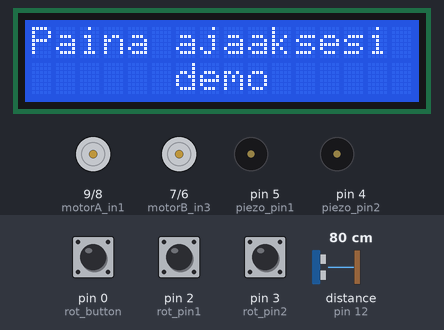
Bench run of a sketch on a simulated Arduino Uno, built with avr-gcc and run on an emulated ATmega328P. Shown: 16×2 character LCD, motor-driver pin pairs drawn as motors (green arrow = first pin HIGH = forward, orange = second pin HIGH = backward, longer = more drive, scaled by the enable pin), buzzer (waves = sounding, pin HIGH). The test bench sets the inputs (shaded band); at power-on: pin 2 (rot_pin1) HIGH, distance to the obstacle (sensor on pin 12) 80 cm, pin 0 (rot_button) HIGH, pin 3 (rot_pin2) HIGH. The echo pulse lasts 58.3 µs per cm; pins used as bus, display or sensor lines are not drawn.

Above: at 1.6 s.
1.7 s: pin 2 (rot_pin1) pulled LOW for 0.15 s
At 3.2 s:
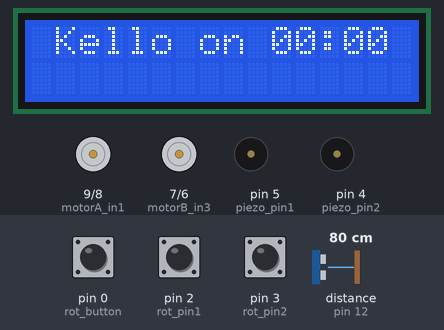
4.8 s: distance to the obstacle (sensor on pin 12) set to 18 cm
7.5 s: distance to the obstacle (sensor on pin 12) set to 14 cm
At 8.0 s:
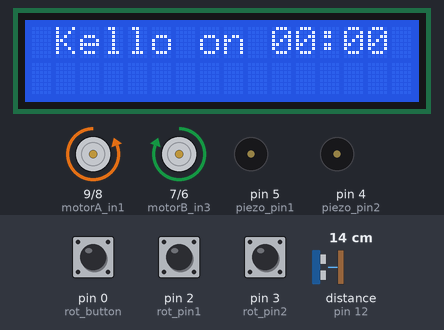
9.7 s: pin 0 (rot_button) pulled LOW for 1 s
At 12.2 s:
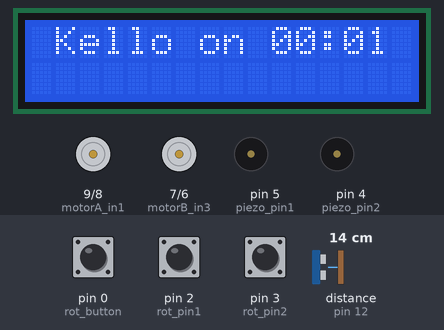
12.5 s: pin 2 (rot_pin1) pulled LOW for 1 s
At 13.7 s:
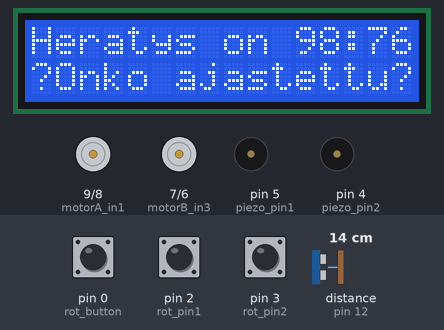
Timing chart, 0 to 15.5 s (numbered marks = the images above; inputs shaded):
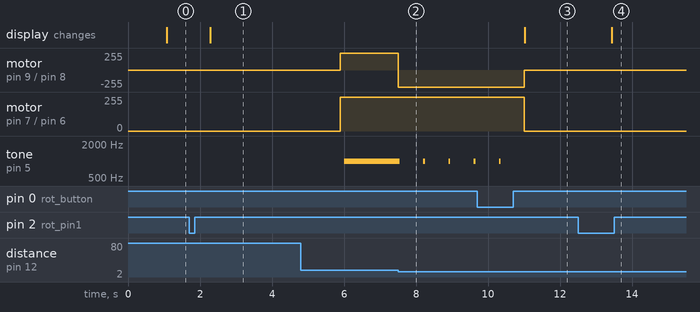

The sketch:

source_code_antti.ino
```cpp
#include <LiquidCrystal.h>
#include <TimeAlarms.h>
#include <Time.h>
#include <TimeLib.h>

// Kellorobo

uint8_t time_h = 12;
uint8_t time_min = 34;
uint8_t alarm_h =98;
uint8_t alarm_min = 76;

const uint8_t piezo_pin1 = 5;
const uint8_t piezo_pin2 = 4;

const uint8_t rot_pin1 = 2; // rotary encoder pins
const uint8_t rot_pin2 = 3;
const uint8_t rot_button = 0;

const uint8_t motorA_ena = 11;  // motor pins
const uint8_t motorB_ena = 10;
const uint8_t motorA_in1 = 9;
const uint8_t motorA_in2 = 8;
const uint8_t motorB_in3 = 7;
const uint8_t motorB_in4 = 6;

const uint8_t ultra_trig  = 13;    // ultrasonic sensor pins
const uint8_t ultra_echo  = 12;

// menu related
volatile int rot_pos = 128;
volatile uint8_t screen = 0; // 0 = aika, 1 = heratys, 2 = demo
char temp1[17];
char temp2[17];
int choice = 0;

//alarm related
uint16_t  dist = 0xffff;
unsigned long dur;
const uint16_t turn_time   = 700;    // milliseconds, 700 = hattuvakio
bool alarm            = true;
bool turn_right_bool  = false;          // for motors

//time related
uint8_t alarm_time[2] = {13,80}; // hours and minutes
uint8_t hms[3] = {0,0,0}; //hours minutes and seconds

LiquidCrystal lcd(A5, A4, A0, A1, A2, A3); //RS, EN, D4, D5, D6, D7

void setup()
{
  pinMode(piezo_pin1, OUTPUT);
  pinMode(piezo_pin2, OUTPUT);
  pinMode(rot_pin1, INPUT_PULLUP);
  pinMode(rot_pin2, INPUT_PULLUP);
  pinMode(rot_button, INPUT_PULLUP);
  pinMode(motorA_ena, OUTPUT);
  pinMode(motorB_ena, OUTPUT);
  pinMode(motorA_in1, OUTPUT);
  pinMode(motorB_in3, OUTPUT);
  pinMode(motorA_in2, OUTPUT);
  pinMode(motorB_in4, OUTPUT);

  pinMode(ultra_trig,      OUTPUT);   // init ultrasound pins
  pinMode(ultra_echo,      INPUT);

  lcd.begin(16, 2);                          // init display

  attachInterrupt(digitalPinToInterrupt(2), myEncoder, FALLING);  // encoder pin on interrupt 0 - pin 2

  digitalWrite(motorA_ena, LOW); // Motors are set to free run by default
  digitalWrite(motorB_ena, LOW);
  digitalWrite(motorA_in1, LOW);
  digitalWrite(motorA_in2, LOW);
  digitalWrite(motorB_in3, LOW);
  digitalWrite(motorB_in4, LOW);

  set_time(0,0);
  set_alarm(0,1);
}

int click() // Function to detect click on rotary encoder
{
  return digitalRead(rot_button);
}

void releaseClick() // Function to wait until user releases button
{
  while(1)
  {
    if (click() == 1)
    {
      Alarm.delay(25);
      break;
    }
  }
}

void myEncoder()
{
  noInterrupts();
  int i;
  int sum = 0;
  int j;
  for (i=0; i< 10 ; i++){
    j = PIND & 0b00001100;
    sum += j;
  }
  Serial.println(sum);
  if (sum == 0) {
    rot_pos--;
  }
  else if (sum == 80) {
    rot_pos++;
  }
  //delay(5);
  interrupts();
}

void menu() {
  lcd.clear();

  if(rot_pos % 3 == 0) {
    sprintf(temp1, " Kello on %02d:%02d ", hms[0], hms[1]);
    sprintf(temp2, "                ");
  }
  else if(rot_pos % 3 == 1) {
    sprintf(temp1, "Heratys on %02d:%02d", alarm_h, alarm_min);
    sprintf(temp2, "?Onko ajastettu?");
  }
  else {
    sprintf(temp1, "Paina ajaaksesi ");
    sprintf(temp2, "      demo      ");
  }
  lcd.setCursor(0, 0);
  lcd.print(temp1);
  lcd.setCursor(0, 1);
  lcd.print(temp2);
  Alarm.delay(200);
}

void demodrive(int direction)
{
  lcd.clear();
  lcd.print("CLICK!");

  digitalWrite(motorA_ena, HIGH);
  digitalWrite(motorB_ena, HIGH);

  if (direction == 1) // Forward
  {
    digitalWrite(motorA_in1, HIGH);
    digitalWrite(motorA_in2, LOW);
    digitalWrite(motorB_in3, HIGH);
    digitalWrite(motorB_in4, LOW);

    Alarm.delay(2000);
  }

  else if (direction == 2) // Backward
  {
    digitalWrite(motorA_in1, LOW);
    digitalWrite(motorA_in2, HIGH);
    digitalWrite(motorB_in3, LOW);
    digitalWrite(motorB_in4, HIGH);

    Alarm.delay(2000);
  }

  else if (direction == 4) // Left
  {
    digitalWrite(motorA_ena, LOW);

    digitalWrite(motorB_in3, HIGH);
    digitalWrite(motorB_in4, LOW);

    Alarm.delay(700);
  }

  else if (direction == 3) // Right
  {
    digitalWrite(motorA_in1, HIGH);
    digitalWrite(motorA_in2, LOW);

    digitalWrite(motorB_ena, LOW);

    Alarm.delay(700);
  }

  digitalWrite(motorA_ena, LOW);
  digitalWrite(motorB_ena, LOW);
  digitalWrite(motorA_in1, LOW);
  digitalWrite(motorA_in2, LOW);
  digitalWrite(motorB_in3, LOW);
  digitalWrite(motorB_in4, LOW);
}

void set_time(int hours, int minutes)
{
  TimeElements tm;
  tm.Year = 1;
  tm.Month = 1;
  tm.Day = 1;
  tm.Hour = hours;
  tm.Minute = minutes;
  tm.Second = 55;
  setTime(makeTime(tm));
}

void get_time()
{
  time_t timet;

  timet = now();
  hms[0] = hour(timet);
  hms[1] = minute(timet);
  hms[2] = second(timet);
}

void set_alarm(int hours, int minutes)
{
  alarm_time[0] = hours;
  alarm_time[1] = minutes;
}

void change_direction()
{
  if (turn_right == false)
  {
    turn_left();
    Alarm.delay(turn_time);
    turn_right_bool = true;
    drive_fwd();
  }
  else
  {
    turn_right();
    turn_right_bool = false;
    Alarm.delay(turn_time);
    drive_fwd();
  }
}

void drive_fwd()                              // set robot to drive forwards
{
  digitalWrite(motorA_in1, HIGH);
  digitalWrite(motorA_in2, LOW);
  digitalWrite(motorB_in3, HIGH);
  digitalWrite(motorB_in4, LOW);
}

void turn_right()
{
  digitalWrite(motorA_in1, LOW);
  digitalWrite(motorA_in2, HIGH);
  digitalWrite(motorB_in3, HIGH);
  digitalWrite(motorB_in4, LOW);
}

void turn_left()
{
  digitalWrite(motorA_in1, HIGH);
  digitalWrite(motorA_in2, LOW);
  digitalWrite(motorB_in3, LOW);
  digitalWrite(motorB_in4, HIGH);
}

void stop_motors()
{
  digitalWrite(motorA_ena, LOW);     // set all motor pins low
  digitalWrite(motorB_ena, LOW);
  digitalWrite(motorA_in1, LOW);
  digitalWrite(motorA_in2, LOW);
  digitalWrite(motorB_in3, LOW);
  digitalWrite(motorB_in4, LOW);
}

void calc_distance()
{
  while (dist >= 15)        // in cm
  {
    if (digitalRead(rot_button) == LOW)      // pin is low when button is pressed
    {
      alarm = false;
    }
    playsound();

    // Sets the trigPin on HIGH state for 100 microseconds
    digitalWrite(ultra_trig, HIGH);
    Alarm.delay(1);
    digitalWrite(ultra_trig, LOW);

    // Reads the echoPin, returns the sound wave travel time in microseconds
    dur = pulseIn(ultra_echo, HIGH);

    // Calculating the distance in cm
    dist = dur * 0.034 / 2;
  }
}

void playsound()
{
  digitalWrite(piezo_pin2, LOW);
  tone(piezo_pin1, 1000, 50);     // 1000 Hz pwm for 50 ms
}

void alarm_on() // called when alarm rings
{
  digitalWrite(motorA_ena, HIGH);     // set motor power pins high
  digitalWrite(motorB_ena, HIGH);

  drive_fwd();

  digitalWrite(ultra_trig, LOW);      // init
  Alarm.delay(100);

  while (alarm)
  {
    calc_distance();
    change_direction();
    dist = 0xffff;
//    if(digitalRead(rot_button) == 0)
//    {
//      releaseClick();
//      alarm = false;
//    }
  }
  stop_motors();
}

void loop()
{
  // setup(); This is Arduino, this should be done anyway by default

  Alarm.delay(1000);
  get_time();
  if (hms[0] == alarm_time[0] && hms[1] == alarm_time[1] && hms[2] == 0) // alarm check
  {
    alarm_on();
  }
//  char stringi[9];
//  sprintf(stringi, "%02d:%02d:%02d", hms[0], hms[1], hms[2]);
  menu();
}
```

Measured:
- the behaviour switches between 16 and 15 cm on distance to the obstacle (sensor on pin 12) (found by bisection; images 1 and 2)
- after the input at 1.7 s, the display: changes after 0.58 s (image 1)
- after the input at 7.5 s, motor on pin 9 (motorA_in1) / pin 8 (motorA_in2): forward 255/255 → backward 255/255 at once; tone on pin 5 (piezo_pin1): alternates 1000 Hz for 0.05 s and silent for 0.65 s, starting after 0.05 s
- after the input at 9.7 s, motor on pin 9 (motorA_in1) / pin 8 (motorA_in2): backward 255/255 → stopped after 1.3 s; motor on pin 7 (motorB_in3) / pin 6 (motorB_in4): forward 255/255 → stopped after 1.3 s; tone on pin 5 (piezo_pin1): goes on until 10.4 s, then stays silent; the display: changes after 1.3 s (image 3)
- after the input at 12.5 s, the display: changes after 0.94 s (image 4)
